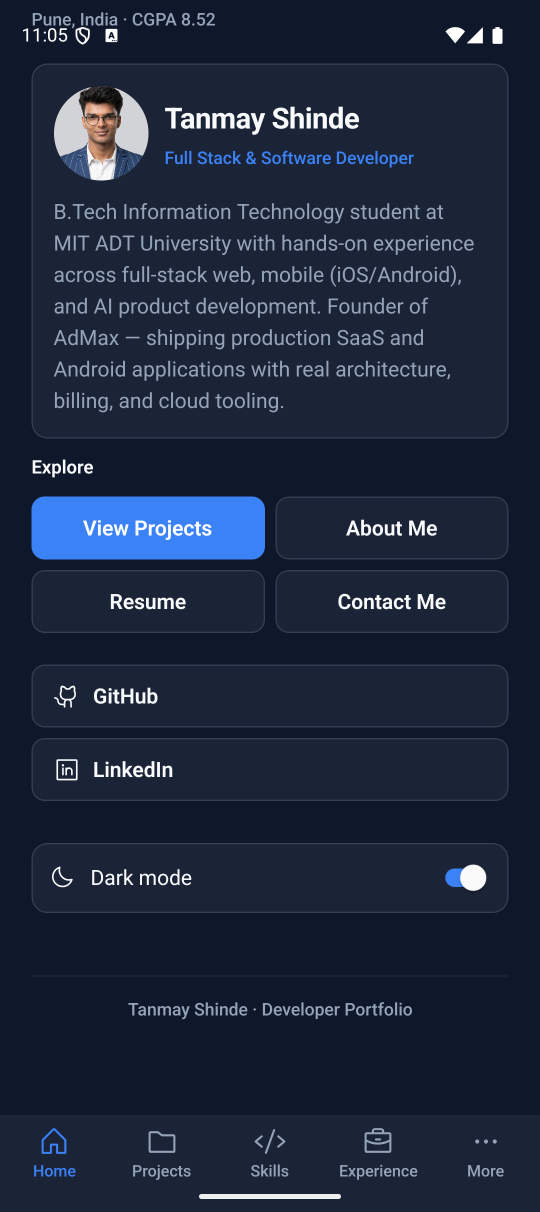
#> input picture docs/screenshots/assignment-3/03-dark-mode.png, 1080 x 2424 px (shown at 1/2 size)
$ python -i build_pptx.py   (imports and definitions only)
#> lines starting #> are read from the running program, lines starting #| are printed output that depends on the picture; after the words box and inside, x2 and y2 are one past the last pixel; in counts of white or black regions, pixels touching at a corner belong together
#!/usr/bin/env python3
"""Build the Assignments 1–6 viva deck for TanmayPortfolio."""

from __future__ import annotations

from pathlib import Path

from PIL import Image, ImageDraw, ImageFilter, ImageOps
from pptx import Presentation
from pptx.dml.color import RGBColor
from pptx.enum.shapes import MSO_SHAPE
from pptx.enum.text import MSO_ANCHOR, PP_ALIGN
from pptx.util import Emu, Inches, Pt

ROOT = Path(__file__).resolve().parents[2]
SHOTS = ROOT / "docs" / "screenshots"
ASSETS = Path(__file__).resolve().parent / "assets"
OUT = Path(__file__).resolve().parent / "TanmayPortfolio-Assignments-1-6.pptx"

# [1 line that did not run here, left out]
# [1 line that did not run here, left out]

# App design tokens (src/theme/colors.ts — dark theme)
# [1 line that did not run here, left out]
# [1 line that did not run here, left out]
# [1 line that did not run here, left out]
# [1 line that did not run here, left out]
# [1 line that did not run here, left out]
# [1 line that did not run here, left out]
# [1 line that did not run here, left out]
# [1 line that did not run here, left out]
# [1 line that did not run here, left out]
# [1 line that did not run here, left out]
# [1 line that did not run here, left out]
# [1 line that did not run here, left out]

# [8 lines that did not run here, left out]

FONT = "Calibri"
FONT_MONO = "Consolas"

TOTAL_SLIDES = 15


def rgb(color: RGBColor) -> str:
    return f"{color[0]:02X}{color[1]:02X}{color[2]:02X}"


# [7 lines left out: function set_run, not called in this run]


def _disable_autofit(tf) -> None:
    tf.word_wrap = True
    tf.auto_size = None


# [31 lines that did not run here, left out]


def add_paras(
    slide,
    left,
    top,
    width,
    height,
    lines: list[tuple[str, int, RGBColor, bool]],
    align=PP_ALIGN.LEFT,
    space_after: int = 6,
    font: str = FONT,
) -> None:
    box = slide.shapes.add_textbox(left, top, width, height)
    tf = box.text_frame
    _disable_autofit(tf)
    tf.margin_left = Emu(0)
    tf.margin_right = Emu(0)
    tf.margin_top = Emu(0)
    tf.margin_bottom = Emu(0)
    for i, (text, size, color, bold) in enumerate(lines):
        p = tf.paragraphs[0] if i == 0 else tf.add_paragraph()
        p.alignment = align
        p.space_after = Pt(space_after)
        p.line_spacing = 1.08
        set_run(p.add_run(), text, size, color, bold, font)


def shape_fill(shape, color: RGBColor, line: RGBColor | None = None) -> None:
    shape.fill.solid()
    shape.fill.fore_color.rgb = color
    if line is None:
        shape.line.fill.background()
    else:
        shape.line.color.rgb = line
        shape.line.width = Pt(1)


def rect(slide, l, t, w, h, fill: RGBColor, line: RGBColor | None = None):
    s = slide.shapes.add_shape(MSO_SHAPE.RECTANGLE, l, t, w, h)
    shape_fill(s, fill, line)
    s.shadow.inherit = False
    return s


def rrect(slide, l, t, w, h, fill: RGBColor, line: RGBColor | None = None, adj: float = 0.08):
    s = slide.shapes.add_shape(MSO_SHAPE.ROUNDED_RECTANGLE, l, t, w, h)
    shape_fill(s, fill, line)
    try:
        s.adjustments[0] = adj
    except Exception:
        pass
    s.shadow.inherit = False
    return s


def oval(slide, l, t, w, h, fill: RGBColor):
    s = slide.shapes.add_shape(MSO_SHAPE.OVAL, l, t, w, h)
    shape_fill(s, fill)
    s.shadow.inherit = False
    return s


def set_bg(slide) -> None:
    fill = slide.background.fill
    fill.solid()
    fill.fore_color.rgb = BG


def notes(slide, text: str) -> None:
    slide.notes_slide.notes_text_frame.text = text


# [14 lines left out: function footer, not called in this run]


# [2 lines that did not run here, left out]


# [2 lines that did not run here, left out]


# [2 lines that did not run here, left out]


def pill(slide, l, t, w, h, text: str, fill: RGBColor, color: RGBColor, size: int = 11) -> None:
    rrect(slide, l, t, w, h, fill, adj=0.5)
    add_text(slide, l, t, w, h, text, size, color, True, PP_ALIGN.CENTER, MSO_ANCHOR.MIDDLE)


# [15 lines left out: functions evidence_row, round_image, not called in this run]


def device_frame(src: Path, dest: Path, width: int = 720) -> Path:
#> called with dest = 'out.png', width = 720
    img = Image.open(src).convert("RGBA")
#> img is the input picture: PIL image 1080x2424 RGBA; mean R, G, B, A 30.3, 39.8, 60.7, 255
    ratio = width / img.width
#> ratio = 0.667
    img = img.resize((width, int(img.height * ratio)), Image.Resampling.LANCZOS)
#> img: PIL image 720x1616 RGBA
    radius = int(width * 0.085)
    bezel = max(10, int(width * 0.028))
    shadow = int(width * 0.06)

    inner = Image.new("RGBA", img.size, (0, 0, 0, 0))
#> inner: PIL image 720x1616 RGBA; every value is 0
    inner.paste(img, (0, 0))
    mask = Image.new("L", img.size, 0)
#> mask: PIL image 720x1616 L; every value is 0
    ImageDraw.Draw(mask).rounded_rectangle((0, 0, img.width - 1, img.height - 1), radius=radius, fill=255)
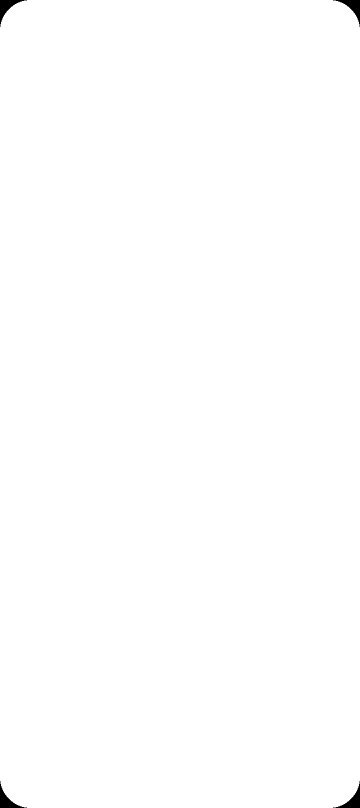
#> mask: PIL image 720x1616 L (shown at 1/2 size); 99.7% white; 4 black regions, box (x1, y1, x2, y2) and area: (0, 0, 54, 54) 816, (666, 0, 720, 54) 816, (0, 1562, 54, 1616) 816, (666, 1562, 720, 1616) 816
    inner.putalpha(mask)
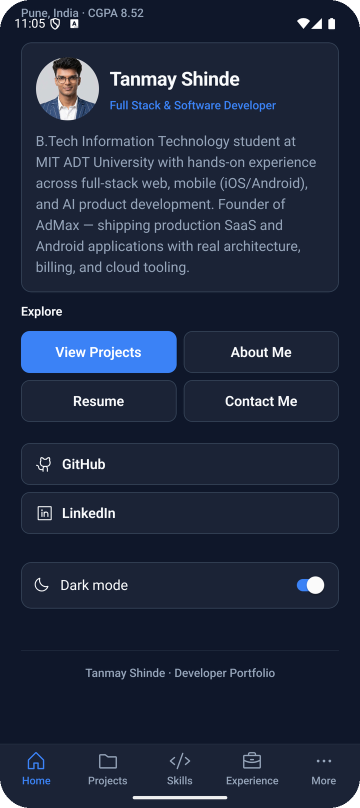
#> inner: PIL image 720x1616 RGBA (shown at 1/2 size); mean R, G, B, A 30.2, 39.7, 60.7, 254.3; transparent parts drawn white

    bezel_w, bezel_h = img.width + bezel * 2, img.height + bezel * 2
#> bezel_w = 760; bezel_h = 1656
    bezel_r = radius + bezel
    chrome = Image.new("RGBA", (bezel_w, bezel_h), (0, 0, 0, 0))
#> chrome: PIL image 760x1656 RGBA; every value is 0
    draw = ImageDraw.Draw(chrome)
    draw.rounded_rectangle((0, 0, bezel_w - 1, bezel_h - 1), radius=bezel_r, fill=(26, 26, 30, 255))
    draw.rounded_rectangle((1, 1, bezel_w - 2, bezel_h - 2), radius=bezel_r - 1, outline=(42, 42, 48, 255), width=2)
    chrome.paste(inner, (bezel, bezel), inner)
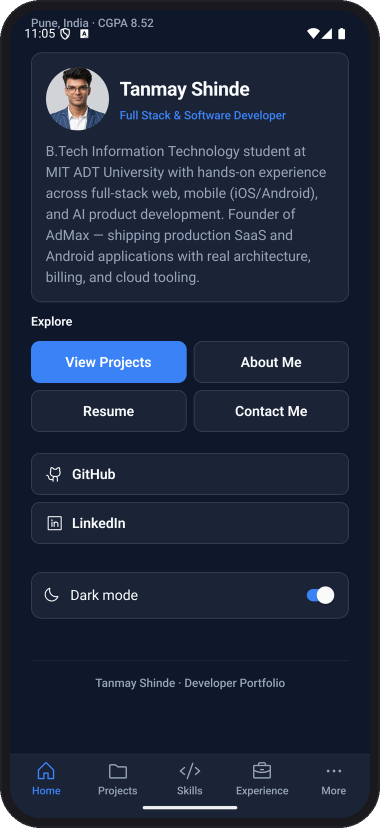
#> chrome: PIL image 760x1656 RGBA (shown at 1/2 size); mean R, G, B, A 29.9, 38.7, 58.3, 253.8; transparent parts drawn white

    canvas_w = bezel_w + shadow * 2
#> canvas_w = 846
    canvas_h = bezel_h + shadow * 2
#> canvas_h = 1742
    canvas = Image.new("RGBA", (canvas_w, canvas_h), (0, 0, 0, 0))
#> canvas: PIL image 846x1742 RGBA; every value is 0
    shade = Image.new("RGBA", (canvas_w, canvas_h), (0, 0, 0, 0))
    ImageDraw.Draw(shade).rounded_rectangle(
        (shadow + 6, shadow + 10, shadow + 6 + bezel_w, shadow + 10 + bezel_h),
        radius=bezel_r,
        fill=(0, 0, 0, 110),
    )
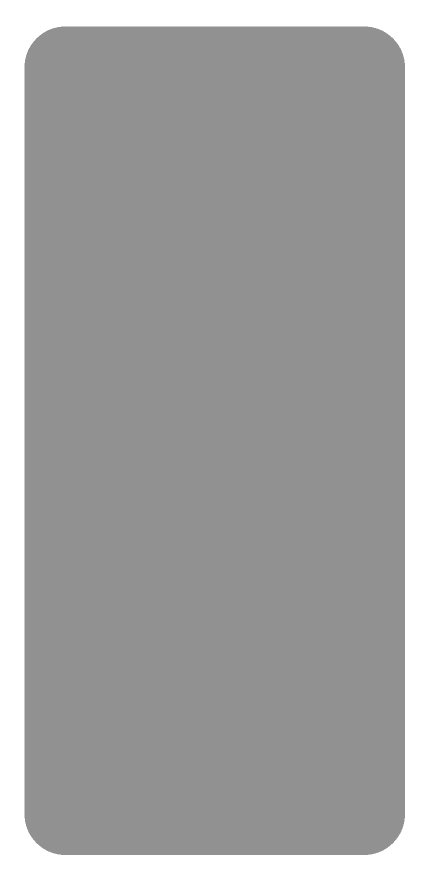
#> shade: PIL image 846x1742 RGBA (shown at 1/2 size); mean R, G, B, A 0, 0, 0, 93.7; transparent parts drawn white
    shade = shade.filter(ImageFilter.GaussianBlur(14))
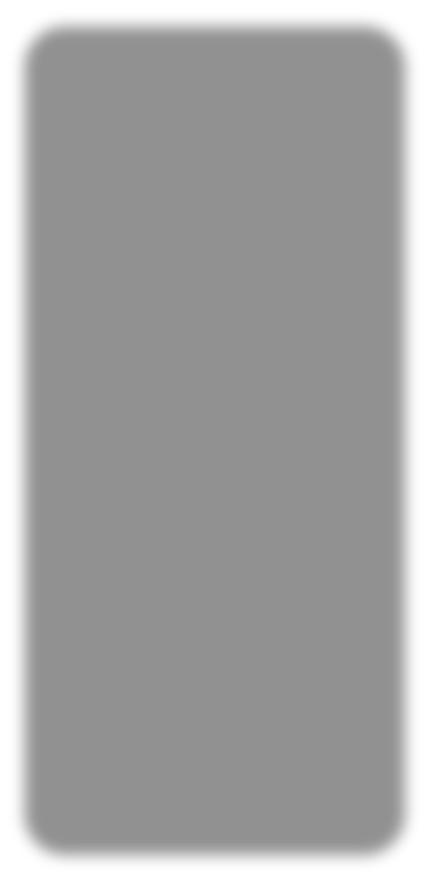
#> shade: PIL image 846x1742 RGBA (shown at 1/2 size); mean R, G, B, A 0, 0, 0, 93.7; transparent parts drawn white
    canvas = Image.alpha_composite(canvas, shade)
    canvas.paste(chrome, (shadow, shadow), chrome)
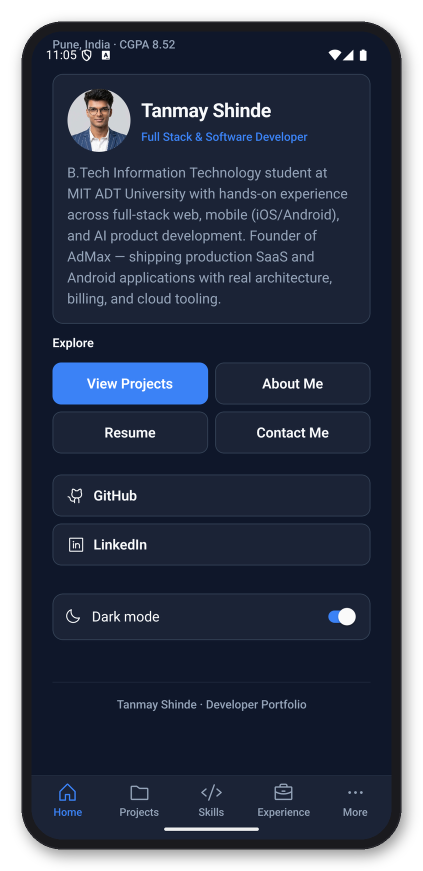
#> canvas: PIL image 846x1742 RGBA (shown at 1/2 size); mean R, G, B, A 25.6, 33, 49.8, 219.1; transparent parts drawn white
#> (the run stopped early here; a loop or call above may not have finished)
